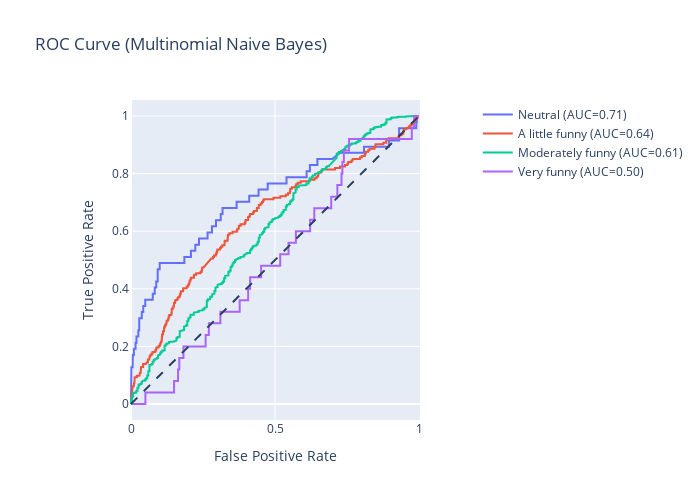

The notebook cell saved with this chart:
### Code cell
import plotly.graph_objects as go
import plotly.express as px
from sklearn.metrics import roc_curve, roc_auc_score

class_names = ['Neutral', 'A little funny', 'Moderately funny', 'Very funny']

nb_y_scores = nb_clf.predict_proba(X_test_trans1)

# One hot encode the labels in order to plot them
nb_y_onehot = pd.get_dummies(y_test, columns = nb_clf.classes_)

# Create an empty figure, and iteratively add new lines
# every time we compute a new class
nb_roc_fig = go.Figure()
nb_roc_fig.add_shape(
    type = 'line', line = dict(dash='dash'),
    x0 = 0, x1 = 1, y0 = 0, y1 = 1
)

for i in range(nb_y_scores.shape[1]):
    y_true = nb_y_onehot.iloc[:, i]
    y_score = nb_y_scores[:, i]

    fpr, tpr, _ = roc_curve(y_true, y_score)
    auc_score = roc_auc_score(y_true, y_score)

    name = f"{class_names[i]} (AUC={auc_score:.2f})"
    nb_roc_fig.add_trace(go.Scatter(x = fpr, y = tpr, name = name, mode = 'lines'))

nb_roc_fig.update_layout(
    title = 'ROC Curve (Multinomial Naive Bayes)',
    xaxis_title = 'False Positive Rate',
    yaxis_title = 'True Positive Rate',
    yaxis = dict(scaleanchor = "x", scaleratio = 1),
    xaxis = dict(constrain = 'domain'),
    width = 700, height = 500
)
nb_roc_fig.show()

### Figure 1 — Plotly figure (JSON) as saved in the notebook; plotly's stock layout.template omitted (floating-point values rounded to 4 significant figures; data arrays with more than 128 entries replaced by an {"elided": "..."} marker saying what was removed)
{"data": [{"mode": "lines", "name": "Neutral (AUC=0.71)", "type": "scatter", "x": [0, 0, 0.0006345, 0.0006345, 0.001269, 0.001269, 0.005711, 0.005711, 0.006345, 0.006345, 0.01015, 0.01015, 0.01586, 0.01586, 0.01904, 0.01904, 0.02538, 0.02538, 0.02855, 0.02855, 0.03744, 0.03744, 0.04251, 0.04251, 0.04949, 0.04949, 0.07551, 0.07551, 0.08249, 0.08249, 0.08756, 0.08756, 0.09264, 0.09264, 0.09962, 0.09962, 0.144, 0.1466, 0.1853, 0.1853, 0.2081, 0.2081, 0.2234, 0.2234, 0.236, 0.236, 0.2659, 0.2659, 0.2811, 0.2811, 0.2951, 0.2951, 0.3115, 0.3115, 0.3179, 0.3179, 0.3534, 0.3547, 0.3668, 0.3668, 0.4105, 0.4105, 0.4429, 0.4429, 0.4664, 0.4676, 0.4746, 0.4746, 0.54, 0.54, 0.6098, 0.6098, 0.6212, 0.6212, 0.6472, 0.6472, 0.6491, 0.6504, 0.6992, 0.7265, 0.809, 0.809, 0.8953, 0.8953, 0.9308, 0.9308, 0.9708, 0.9734, 0.9905, 0.9905, 0.9924, 0.9924, 1], "y": [0, 0.02128, 0.02128, 0.08511, 0.08511, 0.1277, 0.1277, 0.1489, 0.1489, 0.1702, 0.1702, 0.1915, 0.1915, 0.2128, 0.2128, 0.234, 0.234, 0.2553, 0.2553, 0.2979, 0.2979, 0.3191, 0.3191, 0.3404, 0.3404, 0.3617, 0.3617, 0.383, 0.383, 0.4043, 0.4043, 0.4255, 0.4255, 0.4681, 0.4681, 0.4894, 0.4894, 0.4894, 0.4894, 0.5106, 0.5106, 0.5319, 0.5319, 0.5532, 0.5532, 0.5745, 0.5745, 0.5957, 0.5957, 0.617, 0.617, 0.6383, 0.6383, 0.6596, 0.6596, 0.6809, 0.6809, 0.6809, 0.6809, 0.7021, 0.7021, 0.7234, 0.7234, 0.7447, 0.7447, 0.7447, 0.7447, 0.766, 0.766, 0.7872, 0.7872, 0.8085, 0.8085, 0.8298, 0.8298, 0.8511, 0.8511, 0.8511, 0.8511, 0.8723, 0.8723, 0.8936, 0.8936, 0.9149, 0.9149, 0.9574, 0.9574, 0.9574, 0.9574, 0.9787, 0.9787, 1, 1]}, {"mode": "lines", "name": "A little funny (AUC=0.64)", "type": "scatter", "x": {"elided": "333 float values"}, "y": {"elided": "333 float values"}}, {"mode": "lines", "name": "Moderately funny (AUC=0.61)", "type": "scatter", "x": {"elided": "416 float values"}, "y": {"elided": "416 float values"}}, {"mode": "lines", "name": "Very funny (AUC=0.50)", "type": "scatter", "x": [0, 0.0006258, 0.05006, 0.05006, 0.09574, 0.1233, 0.1496, 0.1496, 0.1633, 0.1633, 0.1677, 0.1677, 0.1821, 0.1821, 0.2591, 0.2591, 0.2703, 0.2703, 0.3104, 0.3104, 0.3773, 0.3773, 0.4068, 0.4068, 0.4136, 0.4136, 0.4518, 0.4518, 0.5138, 0.515, 0.5181, 0.5181, 0.5219, 0.5232, 0.5469, 0.5469, 0.5726, 0.5726, 0.622, 0.622, 0.6364, 0.6364, 0.6952, 0.6952, 0.7165, 0.7165, 0.7309, 0.7309, 0.734, 0.734, 0.739, 0.739, 0.7572, 0.7572, 0.8655, 0.868, 0.8798, 0.8824, 0.9093, 0.9105, 0.975, 0.975, 0.9831, 0.9831, 1], "y": [0, 0, 0, 0.04, 0.04, 0.04, 0.04, 0.08, 0.08, 0.12, 0.12, 0.16, 0.16, 0.2, 0.2, 0.24, 0.24, 0.28, 0.28, 0.32, 0.32, 0.36, 0.36, 0.4, 0.4, 0.44, 0.44, 0.48, 0.48, 0.48, 0.48, 0.52, 0.52, 0.52, 0.52, 0.56, 0.56, 0.6, 0.6, 0.64, 0.64, 0.68, 0.68, 0.72, 0.72, 0.76, 0.76, 0.8, 0.8, 0.84, 0.84, 0.88, 0.88, 0.92, 0.92, 0.92, 0.92, 0.92, 0.92, 0.92, 0.92, 0.96, 0.96, 1, 1]}], "layout": {"height": 500, "shapes": [{"line": {"dash": "dash"}, "type": "line", "x0": 0, "x1": 1, "y0": 0, "y1": 1}], "title": {"text": "ROC Curve (Multinomial Naive Bayes)"}, "width": 700, "xaxis": {"constrain": "domain", "title": {"text": "False Positive Rate"}}, "yaxis": {"scaleanchor": "x", "scaleratio": 1, "title": {"text": "True Positive Rate"}}}}
